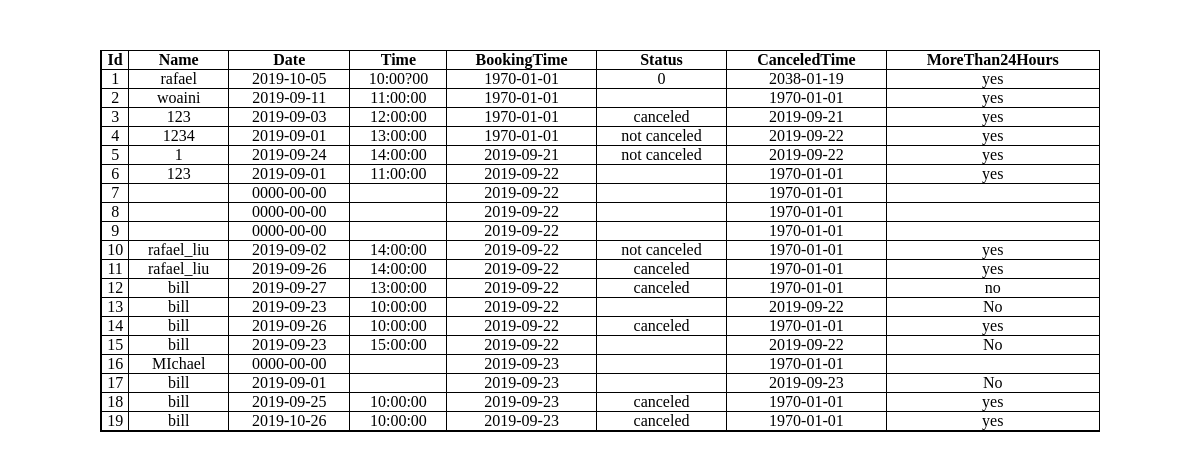
Screenshot of /backend/bookingInfo.php with the database file from the repository.
### tables this page shows
CREATE TABLE `customer` (
  `id` int(11) NOT NULL,
  `name` varchar(255) NOT NULL,
  `email` varchar(255) NOT NULL,
  `type` varchar(255) NOT NULL,
  `date` date NOT NULL,
  `time` varchar(255) NOT NULL,
  `bookingtime` int(255) NOT NULL,
  `motivation` varchar(255) NOT NULL,
  `status` varchar(20) NOT NULL,
  `canceledTime` int(255) NOT NULL,
  `lessThan24Hours` varchar(3) NOT NULL
);

### backend/bookingInfo.php (the view, shortened to what this page needs)
<?php
include("dbconnect.php");
$sql="select * from customer";
$result=mysqli_query($link,$sql);
$arr=array();
while($row=mysqli_fetch_assoc($result)){
	$arr[]=$row;
}
?>
<html>
<head>
    <link rel="stylesheet" href="css/admin.css" />
</head>
    <body>
     <div class="div_tb1">
         <table class="tb1" cellspacing=0px; cellpadding=0px;>
            <tr>
                <th>Id</th>
                <th>Name</th>
                <th>Date</th>
                <th>Time</th>
                <th>BookingTime</th>
                <th>Status</th>
                <th>CanceledTime</th>
                <th>MoreThan24Hours</th>
            </tr>
            <?php foreach($arr as $v){ ?>
            <tr>
              <td><?php  echo $v['id'] ?></td>
              <td><?php  echo $v['name'] ?></td>
              <td><?php  echo $v['date'] ?></td>
              <td><?php  echo $v['time'] ?></td>
              <td><?php  echo date('Y-m-d',$v['bookingtime']) ?></td>
              <td><?php  echo $v['status']  ?></td>
              <td><?php  echo date('Y-m-d',$v['canceledTime'])  ?></td>
              <td><?php  echo $v['lessThan24Hours']  ?></td>
            </tr>
            <?php  } ?>
        </table>
     </div>
    </body>
</html>

### backend/css/admin.css (style rules this page uses)
* { margin:0; padding:0; }
html,body { height:100%; }
.tb1 { border:1px solid; text-align: center; width:1000px; }
.tb1 td { border-left:1px solid; border-bottom:1px solid; }
.tb1 th { border-left:1px solid; border-bottom:1px solid; }
.div_tb1 { display:flex; justify-content:center; align-items:center; padding-top:50px; }

### rows the page displays
customer: id "1", name "rafael", date "2019-10-05", time "10:00?00", bookingtime "1970-01-01", status "0", canceledTime "2038-01-19", lessThan24Hours "yes"
customer: id "2", name "woaini", date "2019-09-11", time "11:00:00", bookingtime "1970-01-01", canceledTime "1970-01-01", lessThan24Hours "yes"
customer: id "3", name "123", date "2019-09-03", time "12:00:00", bookingtime "1970-01-01", status "canceled", canceledTime "2019-09-21", lessThan24Hours "yes"
customer: id "4", name "1234", date "2019-09-01", time "13:00:00", bookingtime "1970-01-01", status "not canceled", canceledTime "2019-09-22", lessThan24Hours "yes"
customer: id "5", name "1", date "2019-09-24", time "14:00:00", bookingtime "2019-09-21", status "not canceled", canceledTime "2019-09-22", lessThan24Hours "yes"
customer: id "6", name "123", date "2019-09-01", time "11:00:00", bookingtime "2019-09-22", canceledTime "1970-01-01", lessThan24Hours "yes"
customer: id "7", date "0000-00-00", bookingtime "2019-09-22", canceledTime "1970-01-01"
customer: id "8", date "0000-00-00", bookingtime "2019-09-22", canceledTime "1970-01-01"
customer: id "9", date "0000-00-00", bookingtime "2019-09-22", canceledTime "1970-01-01"
customer: id "10", name "rafael_liu", date "2019-09-02", time "14:00:00", bookingtime "2019-09-22", status "not canceled", canceledTime "1970-01-01", lessThan24Hours "yes"
customer: id "11", name "rafael_liu", date "2019-09-26", time "14:00:00", bookingtime "2019-09-22", status "canceled", canceledTime "1970-01-01", lessThan24Hours "yes"
customer: id "12", name "bill", date "2019-09-27", time "13:00:00", bookingtime "2019-09-22", status "canceled", canceledTime "1970-01-01", lessThan24Hours "no"
customer: id "13", name "bill", date "2019-09-23", time "10:00:00", bookingtime "2019-09-22", canceledTime "2019-09-22", lessThan24Hours "No"
customer: id "14", name "bill", date "2019-09-26", time "10:00:00", bookingtime "2019-09-22", status "canceled", canceledTime "1970-01-01", lessThan24Hours "yes"
customer: id "15", name "bill", date "2019-09-23", time "15:00:00", bookingtime "2019-09-22", canceledTime "2019-09-22", lessThan24Hours "No"
customer: id "16", name "MIchael", date "0000-00-00", bookingtime "2019-09-23", canceledTime "1970-01-01"
customer: id "17", name "bill", date "2019-09-01", bookingtime "2019-09-23", canceledTime "2019-09-23", lessThan24Hours "No"
customer: id "18", name "bill", date "2019-09-25", time "10:00:00", bookingtime "2019-09-23", status "canceled", canceledTime "1970-01-01", lessThan24Hours "yes"
customer: id "19", name "bill", date "2019-10-26", time "10:00:00", bookingtime "2019-09-23", status "canceled", canceledTime "1970-01-01", lessThan24Hours "yes"
